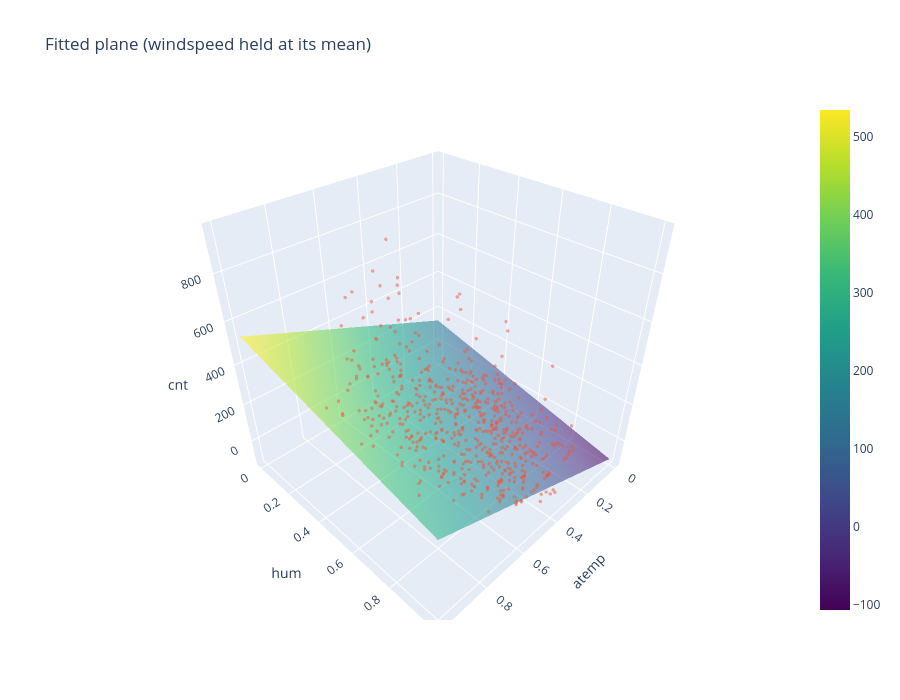

Notebook cell for this chart:
### Code cell
import numpy as np
import plotly.graph_objects as go

beta = model.beta_hat          # the fit made on raw X_train: [131.8, 391.1, -248.7, 55.6]
Xdf = X_train                  # DataFrame with columns atemp, hum, windspeed
y = np.asarray(y_train)

wind = Xdf['windspeed'].mean()

a = np.linspace(Xdf['atemp'].min(), Xdf['atemp'].max(), 30)
h = np.linspace(Xdf['hum'].min(), Xdf['hum'].max(), 30)
A, H = np.meshgrid(a, h)

Z = beta[0] + A*beta[1] + H*beta[2] + beta[3]*wind     # your formula

idx = np.random.default_rng(0).choice(len(Xdf), size=600, replace=False)

fig = go.Figure([
    go.Surface(x=A, y=H, z=Z, opacity=0.6, colorscale='Viridis'),
    go.Scatter3d(x=Xdf['atemp'].values[idx], y=Xdf['hum'].values[idx], z=y[idx],
                mode='markers', marker=dict(size=2, opacity=0.5)),
])
fig.update_layout(scene=dict(xaxis_title='atemp', yaxis_title='hum', zaxis_title='cnt'),
            title='Fitted plane (windspeed held at its mean)', width=900, height=700)
fig.show()

### Figure 1 — Plotly figure (JSON) as saved in the notebook; plotly's stock layout.template omitted (floating-point values rounded to 4 significant figures; data arrays with more than 128 entries replaced by an {"elided": "..."} marker saying what was removed)
{"data": [{"colorscale": [[0, "#440154"], [0.1111, "#482878"], [0.2222, "#3e4989"], [0.3333, "#31688e"], [0.4444, "#26828e"], [0.5556, "#1f9e89"], [0.6667, "#35b779"], [0.7778, "#6ece58"], [0.8889, "#b5de2b"], [1, "#fde725"]], "opacity": 0.6, "type": "surface", "x": {"elided": "30x30 float values"}, "y": {"elided": "30x30 float values"}, "z": {"elided": "30x30 float values"}}, {"marker": {"opacity": 0.5, "size": 2}, "mode": "markers", "type": "scatter3d", "x": {"elided": "600 float values"}, "y": {"elided": "600 float values"}, "z": {"elided": "600 int values"}}], "layout": {"height": 700, "scene": {"xaxis": {"title": {"text": "atemp"}}, "yaxis": {"title": {"text": "hum"}}, "zaxis": {"title": {"text": "cnt"}}}, "title": {"text": "Fitted plane (windspeed held at its mean)"}, "width": 900}}
